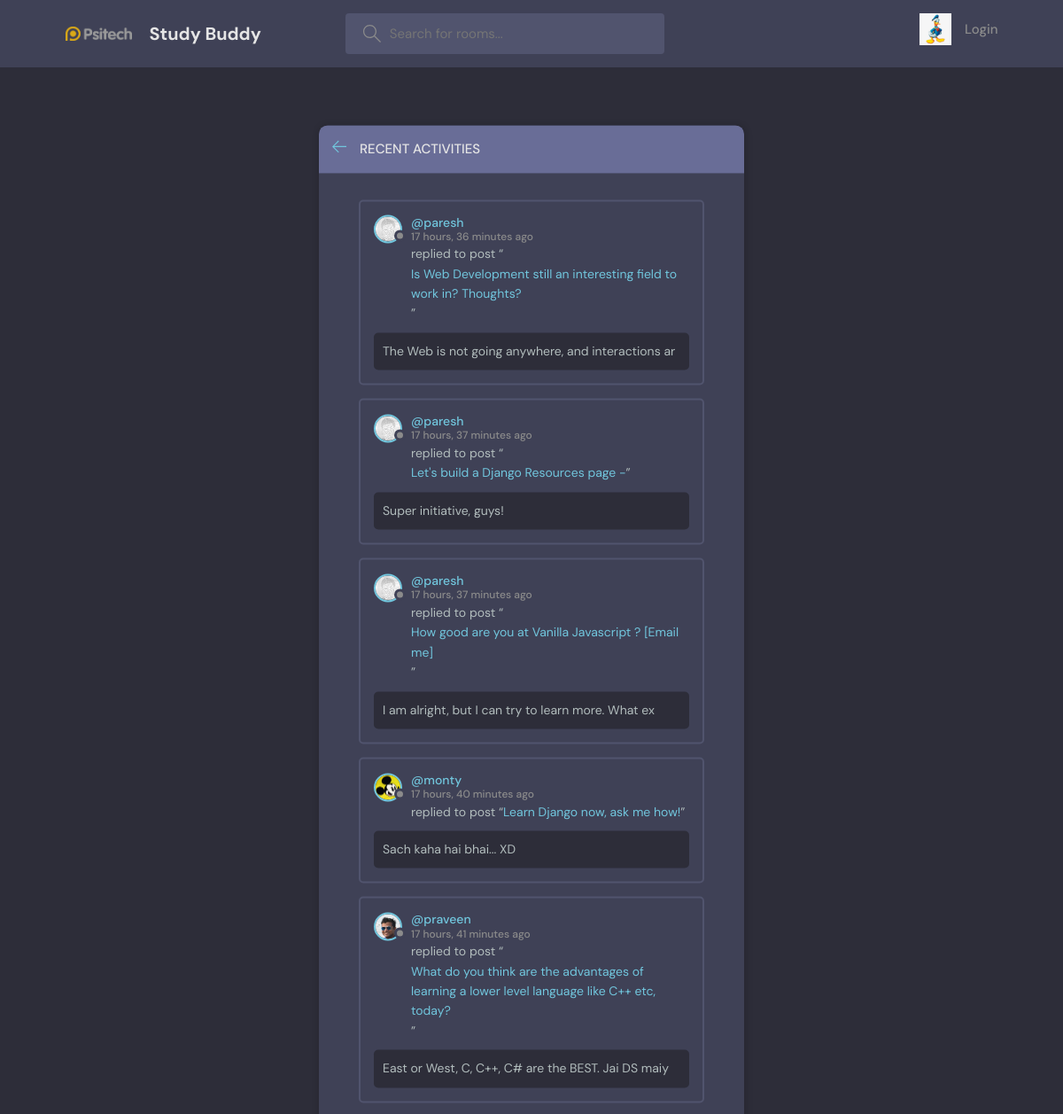
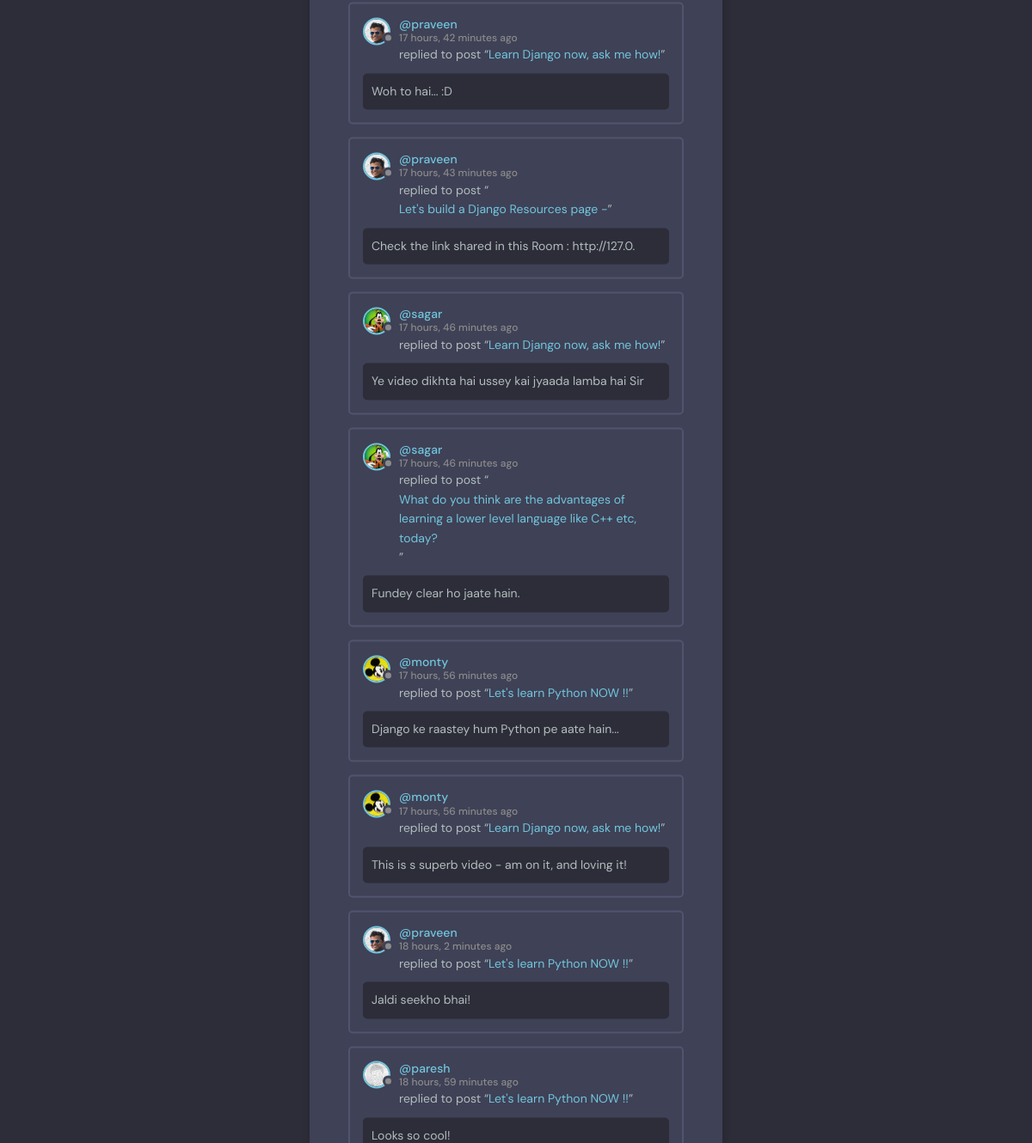
The page /activity/ on the database its author committed (2 pictures, top to bottom).
### base/models.py (models this page shows)
class Message(models.Model):
    user = models.ForeignKey(User, on_delete=models.CASCADE)
    room = models.ForeignKey(Room,on_delete=models.CASCADE)
    body = models.TextField()
    updated = models.DateTimeField(auto_now=True)
    created = models.DateTimeField(auto_now_add=True)
    class Meta:
        ordering = ['-updated', '-created']
    def __str__(self) -> str:
        return self.body[0:50]

class User(AbstractUser):
    name = models.CharField(max_length=200, null=True)
    email = models.EmailField(unique=True, null=True)
    bio = models.TextField(null=True)
    avatar = models.ImageField(null=True, default="avatar.svg")
    USERNAME_FIELD: 'email'
    REQUIRED_FIELDS: []

class Room(models.Model):
    host = models.ForeignKey(User,on_delete=models.SET_NULL, null=True)
    topic = models.ForeignKey(Topic,on_delete=models.SET_NULL, null=True)
    name = models.CharField(max_length=200)
    description = models.TextField(null=True, blank=True)
    participants = models.ManyToManyField(User, related_name='participants', blank=True)
    updated = models.DateTimeField(auto_now=True)
    created = models.DateTimeField(auto_now_add=True)
    class Meta:
        ordering = ['-updated', '-created']
    def __str__(self) -> str:
        return self.name

### base/views.py (the view)
# urls.py: path('activity/', views.activityPage, name="activity"),
def activityPage(request):
    room_messages = Message.objects.all()
    return render(request, 'base/activity.html', {'room_messages':room_messages})

### base/templates/base/activity.html (shortened to what this page needs)
{% extends 'main.html' %}
{% block content %}
  <main class="layout">
    <div class="container">
      <div class="layout__box">
        <div class="layout__boxHeader">
          <div class="layout__boxTitle">
            <a href="{{request.META.HTTP_REFERER}}">
              <svg version="1.1" xmlns="http://www.w3.org/2000/svg" width="32" height="32" viewbox="0 0 32 32">
                <title>arrow-left</title>
                <path d="M13.723 2.286l-13.723 13.714 13.719 13.714 1.616-1.611-10.96-10.96h27.625v-2.286h-27.625l10.965-10.965-1.616-1.607z"></path>
              </svg>
            </a>
            <h3>Recent Activities</h3>
          </div>
        </div>
        <div class="activities-page layout__body">
          {% for message in room_messages %}
            <div class="activities__box">
              <div class="activities__boxHeader roomListRoom__header">
                <a href="{% url 'user-profile' message.user.id %}" class="roomListRoom__author">
                  <div class="avatar avatar--small">
                    <img src="{{message.user.avatar.url}}"/>
                  </div>
                  <p>
                    @{{message.user}}
                    <span>{{message.created|timesince}}
                      ago</span>
                  </p>
                </a>
              </div>
              <div class="activities__boxContent">
                <p>replied to post “<a href="{% url 'room' message.room.id %}">{{message.room}}</a>”</p>
                <div class="activities__boxRoomContent">
                  <p>{{message}}</p>
                </div>
              </div>
            </div>
          {% endfor %}
        </div>
      </div>
    </div>
  </main>
{% endblock content %}

### static/styles/style.css (style rules this page uses)
:root { --color-main: #71c6dd; --color-main-light: #e1f6fb; --color-dark: #3f4156; --color-dark-medium: #51546e; --color-dark-light: #696d97; --color-light: #e5e5e5; --color-gray: #8b8b8b; --color-light-gray: #b2bdbd; --color-bg: #2d2d39; --color-success: #5dd693; --color-error: #fc4b0b; }
* { font-family: "DM Sans", -apple-system, BlinkMacSystemFont, "Segoe UI", Roboto, Oxygen, Ubuntu, Cantarell, "Open Sans", "Helvetica Neue", sans-serif; margin: 0; padding: 0; box-sizing: border-box; text-rendering: optimizeLegibility; font-size: inherit; }
html { font-size: 56.25%; }
@media only screen and (min-width: 1200px) { html { font-size: 62.5%; } }
body { line-height: 1.6; font-weight: 400; font-size: 1.5rem; color: var(--color-light-gray); background-color: var(--color-bg); min-height: 100vh; }
img { width: 100%; }
a { display: inline-block; color: var(--color-main); text-decoration: none; }
.container { max-width: 120rem; width: 90%; margin: auto; }
.avatar { position: relative; display: inline-block; border-radius: 50%; border: 2px solid var(--color-main); }
.avatar img { display: block; border-radius: 50%; object-fit: cover; object-position: center; }
.avatar::after { content: ""; display: block; position: absolute; background-color: var(--color-gray); z-index: 111; border-radius: 50%; border: 0.3rem solid var(--color-dark); }
.avatar.avatar--small img { width: 2.8rem; height: 2.8rem; }
.avatar.avatar--small:after { width: 0.7rem; height: 0.7rem; bottom: 0px; right: -6px; }
.layout { margin-top: 2.4rem; }
.layout > .container { display: flex; justify-content: space-between; align-items: flex-start; }
.layout__box { width: 90%; max-width: 48rem; min-height: 40rem; position: absolute; top: 50%; left: 50%; transform: translate(-50%, -46%); background-color: var(--color-dark); border-radius: 1rem; box-shadow: 1px 1px 6px 3px rgba(0, 0, 0, 0.1); overflow: hidden; }
.layout__boxHeader { display: flex; padding: 1.5rem; background-color: var(--color-dark-light); }
.layout__boxTitle { display: flex; gap: 1.5rem; align-items: center; }
.layout__boxTitle h3 { text-transform: uppercase; font-weight: 500; color: var(--color-light); }
.layout__boxTitle svg { width: 1.6rem; height: 1.6rem; fill: var(--color-main); }
.layout__body { margin: 3rem; }
.roomListRoom__header { display: flex; justify-content: space-between; align-items: center; }
.roomListRoom__author { font-weight: 500; display: flex; align-items: center; gap: 1rem; }
.activities__box { margin: 1.5rem; padding: 1.5rem; border: 2px solid var(--color-dark-medium); border-radius: 5px; }
.activities__boxHeader p { font-size: 1.4rem; line-height: 1.3; }
.activities__boxHeader p span { color: var(--color-gray); font-size: 1.2rem; display: block; }
.activities__boxContent { margin-left: 4.2rem; }
.activities__boxContent { font-size: 1.4rem; }
.activities__boxRoomContent { background: var(--color-bg); padding: 1rem; border-radius: 5px; margin-top: 1rem; margin-left: -4.2rem; }

### rows shown on the page
Message: user.avatar (picture), user "paresh", created "17 hours, 36 minutes", room "Is Web Development still an interesting field to work in? Thoughts?", body "The Web is not going anywhere, and interactions ar"
Message: user.avatar (picture), user "paresh", created "17 hours, 37 minutes", room "Let's build a Django Resources page -", body "Super initiative, guys!"
Message: user.avatar (picture), user "paresh", created "17 hours, 37 minutes", room "How good are you at Vanilla Javascript ? [Email me]", body "I am alright, but I can try to learn more. What ex"
Message: user.avatar (picture), user "monty", created "17 hours, 40 minutes", room "Learn Django now, ask me how!", body "Sach kaha hai bhai... XD"
Message: user.avatar (picture), user "praveen", created "17 hours, 41 minutes", room "What do you think are the advantages of learning a lower level language like C++ etc, today?", body "East or West, C, C++, C# are the BEST. Jai DS maiy"
Message: user.avatar (picture), user "praveen", created "17 hours, 42 minutes", room "Learn Django now, ask me how!", body "Woh to hai... :D"
Message: user.avatar (picture), user "praveen", created "17 hours, 43 minutes", room "Let's build a Django Resources page -", body "Check the link shared in this Room : http://127.0."
Message: user.avatar (picture), user "sagar", created "17 hours, 46 minutes", room "Learn Django now, ask me how!", body "Ye video dikhta hai ussey kai jyaada lamba hai Sir"
Message: user.avatar (picture), user "sagar", created "17 hours, 46 minutes", room "What do you think are the advantages of learning a lower level language like C++ etc, today?", body "Fundey clear ho jaate hain."
Message: user.avatar (picture), user "monty", created "17 hours, 56 minutes", room "Let's learn Python NOW !!", body "Django ke raastey hum Python pe aate hain..."
Message: user.avatar (picture), user "monty", created "17 hours, 56 minutes", room "Learn Django now, ask me how!", body "This is s superb video - am on it, and loving it!"
Message: user.avatar (picture), user "praveen", created "18 hours, 2 minutes", room "Let's learn Python NOW !!", body "Jaldi seekho bhai!"
Message: user.avatar (picture), user "paresh", created "18 hours, 59 minutes", room "Let's learn Python NOW !!", body "Looks so cool!"
